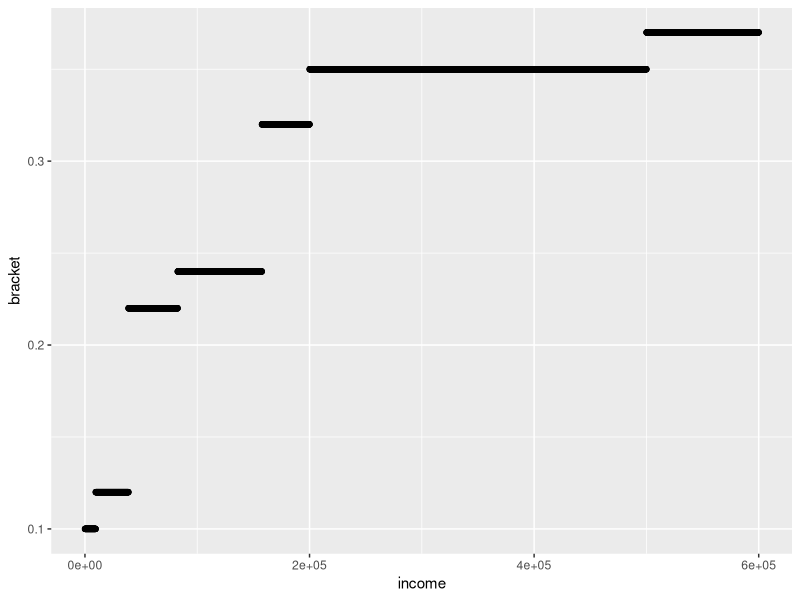
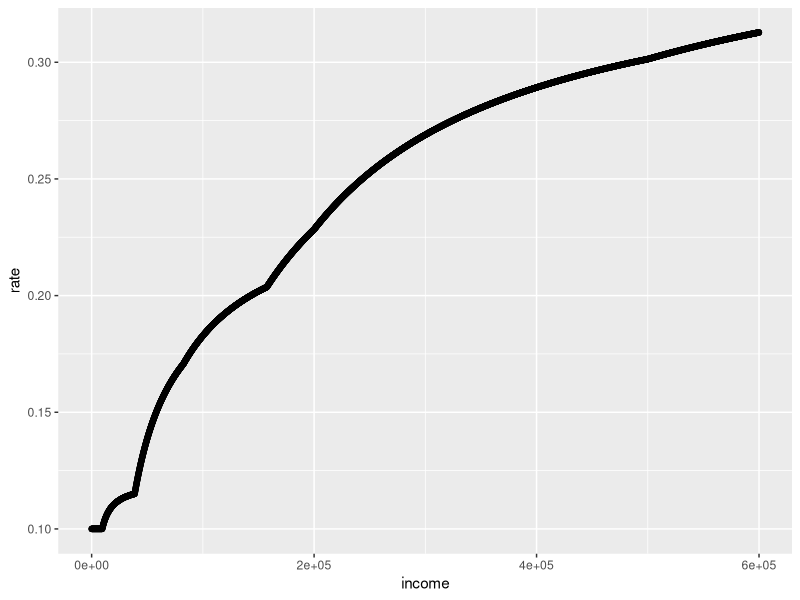
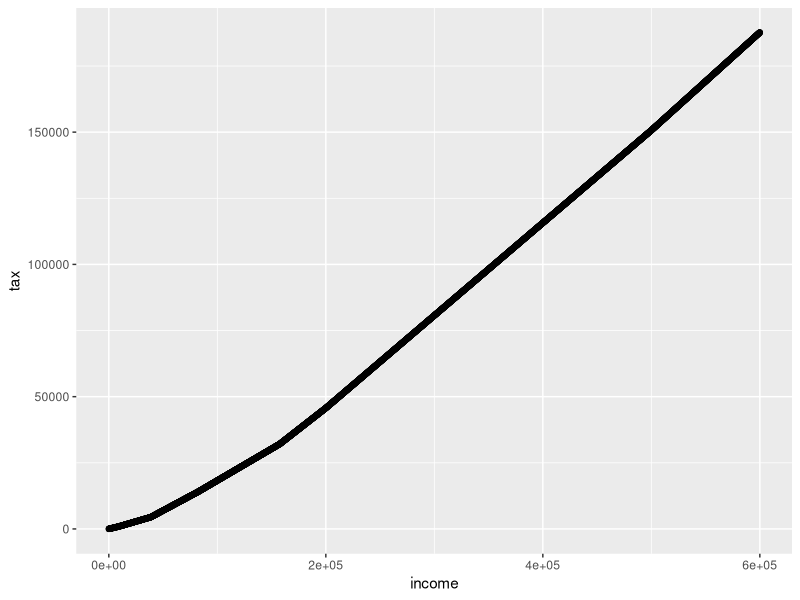

Recreate these plots in R, in order.
## ---- chunk 1
first <- c(rep(.1,96))
second <-c(rep(.12,387-95))
third <-c(rep(.22,825-387))
fourth <- c(rep(.24,1575-825))
fifth <-c(rep(.32,2000-1575))
sixth <-c(rep(.35,5000-2000))
seventh <-c(rep(.37,6000-5000))

income <-c(seq(0,600000,by=100))
bracket <- c(first,second,third,fourth,fifth,sixth,seventh)

df <- data.frame(income,bracket)
## ---- chunk 2
rate <- c()
for (i in 1:6001){
  rate <- c(rate,mean(bracket[1:i]))
}

df <-data.frame(df,rate)
## ---- chunk 3
tax <- c()
for (i in 1:6001){
  tax <- c(tax,rate[i]*i*100)
}

df <-data.frame(df,tax)
## ---- chunk 4
income2 <- income^2
income3 <- income^3
lm <- lm(tax ~ 1+ income + income2 +income3, data = df)
summary(lm)
## ---- chunk 5
library(ggplot2)
ggplot(df, aes(income,bracket)) + geom_point()
ggplot(df, aes(income,rate)) + geom_point()
ggplot(df, aes(income,tax)) + geom_point()
